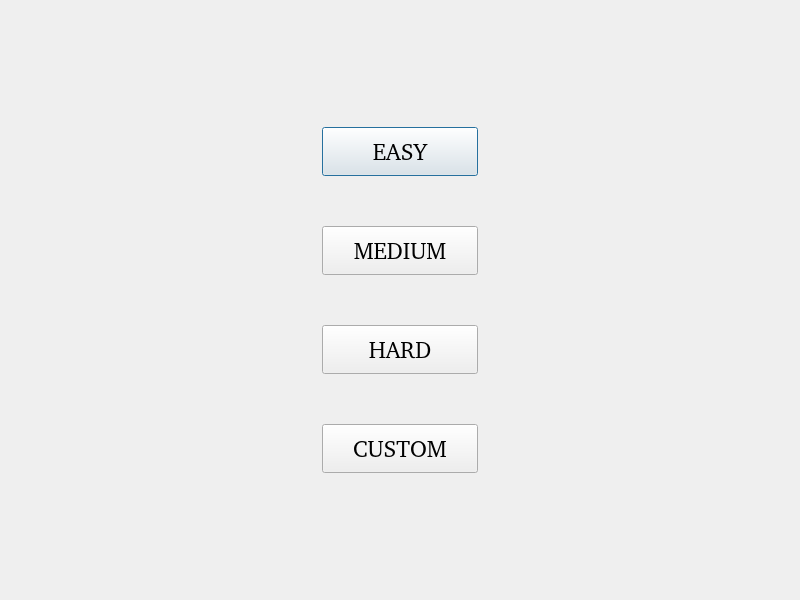
<?xml version="1.0" encoding="UTF-8"?>
<ui version="4.0">
 <class>Dialog</class>
 <widget class="QDialog" name="Dialog">
  <property name="geometry">
   <rect>
    <x>0</x>
    <y>0</y>
    <width>800</width>
    <height>600</height>
   </rect>
  </property>
  <property name="windowTitle">
   <string>Dialog</string>
  </property>
  <layout class="QGridLayout" name="gridLayout">
   <item row="0" column="0">
    <layout class="QVBoxLayout" name="verticalLayout_2" stretch="1,3,1">
     <item>
      <spacer name="verticalSpacer">
       <property name="orientation">
        <enum>Qt::Vertical</enum>
       </property>
       <property name="sizeHint" stdset="0">
        <size>
         <width>20</width>
         <height>40</height>
        </size>
       </property>
      </spacer>
     </item>
     <item>
      <layout class="QHBoxLayout" name="horizontalLayout" stretch="2,1,2">
       <item>
        <spacer name="horizontalSpacer_2">
         <property name="orientation">
          <enum>Qt::Horizontal</enum>
         </property>
         <property name="sizeHint" stdset="0">
          <size>
           <width>40</width>
           <height>20</height>
          </size>
         </property>
        </spacer>
       </item>
       <item>
        <layout class="QVBoxLayout" name="verticalLayout" stretch="0,0,0,0">
         <property name="spacing">
          <number>50</number>
         </property>
         <property name="sizeConstraint">
          <enum>QLayout::SetFixedSize</enum>
         </property>
         <item>
          <widget class="QPushButton" name="Easy">
           <property name="sizePolicy">
            <sizepolicy hsizetype="Expanding" vsizetype="Expanding">
             <horstretch>2</horstretch>
             <verstretch>2</verstretch>
            </sizepolicy>
           </property>
           <property name="font">
            <font>
             <family>Nimbus Mono PS [urw]</family>
             <pointsize>17</pointsize>
             <bold>false</bold>
            </font>
           </property>
           <property name="text">
            <string>EASY</string>
           </property>
          </widget>
         </item>
         <item>
          <widget class="QPushButton" name="Medium">
           <property name="sizePolicy">
            <sizepolicy hsizetype="Expanding" vsizetype="Expanding">
             <horstretch>2</horstretch>
             <verstretch>2</verstretch>
            </sizepolicy>
           </property>
           <property name="font">
            <font>
             <family>Nimbus Mono PS [urw]</family>
             <pointsize>17</pointsize>
             <bold>false</bold>
            </font>
           </property>
           <property name="text">
            <string>MEDIUM</string>
           </property>
          </widget>
         </item>
         <item>
          <widget class="QPushButton" name="Hard">
           <property name="sizePolicy">
            <sizepolicy hsizetype="Expanding" vsizetype="Expanding">
             <horstretch>2</horstretch>
             <verstretch>2</verstretch>
            </sizepolicy>
           </property>
           <property name="font">
            <font>
             <family>Nimbus Mono PS [urw]</family>
             <pointsize>17</pointsize>
             <bold>false</bold>
            </font>
           </property>
           <property name="text">
            <string>HARD</string>
           </property>
          </widget>
         </item>
         <item>
          <widget class="QPushButton" name="Custom">
           <property name="sizePolicy">
            <sizepolicy hsizetype="Expanding" vsizetype="Expanding">
             <horstretch>2</horstretch>
             <verstretch>2</verstretch>
            </sizepolicy>
           </property>
           <property name="font">
            <font>
             <family>Nimbus Mono PS [urw]</family>
             <pointsize>17</pointsize>
             <bold>false</bold>
            </font>
           </property>
           <property name="text">
            <string>CUSTOM</string>
           </property>
          </widget>
         </item>
        </layout>
       </item>
       <item>
        <spacer name="horizontalSpacer">
         <property name="orientation">
          <enum>Qt::Horizontal</enum>
         </property>
         <property name="sizeHint" stdset="0">
          <size>
           <width>40</width>
           <height>20</height>
          </size>
         </property>
        </spacer>
       </item>
      </layout>
     </item>
     <item>
      <spacer name="verticalSpacer_2">
       <property name="orientation">
        <enum>Qt::Vertical</enum>
       </property>
       <property name="sizeHint" stdset="0">
        <size>
         <width>20</width>
         <height>40</height>
        </size>
       </property>
      </spacer>
     </item>
    </layout>
   </item>
  </layout>
 </widget>
 <resources/>
 <connections/>
</ui>
